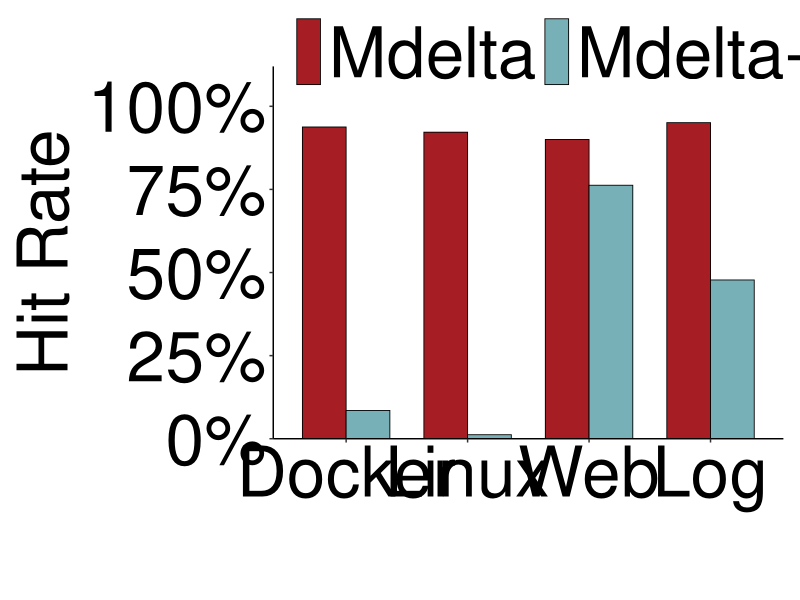

Reproduce this figure in R.
library(ggplot2)
library(grid)

get_script_dir <- function() {
  args <- commandArgs(trailingOnly = FALSE)
  file_arg <- "--file="
  script_arg <- args[startsWith(args, file_arg)]

  if (length(script_arg) > 0) {
    return(dirname(normalizePath(sub(file_arg, "", script_arg[1]))))
  }

  if (requireNamespace("rstudioapi", quietly = TRUE) && rstudioapi::isAvailable()) {
    context <- rstudioapi::getActiveDocumentContext()
    if (nzchar(context$path)) {
      return(dirname(normalizePath(context$path)))
    }
  }

  normalizePath(getwd())
}

export_dir <- get_script_dir()

# Fill in the four rows below. Each row is one group, and the two columns are:
# Mdelta, Mdelta-G.
plot_data <- data.frame(
  group = c("Docker", "Linux", "Web", "Log"),
  Mdelta = c(93.78, 92.21, 90.02, 95.09),           # TODO: replace with your hit-rate data
  `Mdelta-G` = c(8.52, 1.21, 76.26, 47.76), # TODO: replace with your hit-rate data
  check.names = FALSE
)

method_labels <- c("Mdelta", "Mdelta-G")
method_colors <- c(
  "Mdelta" = "#A61D24",
  "Mdelta-G" = "#78B0B8"
)

create_three_method_barplot <- function(
    data,
    group_col = "group",
    method_labels = c("Mdelta", "Mdelta-G"),
    fill_colors = c("Mdelta" = "#A61D24", "Mdelta-G" = "#78B0B8"),
    x_label = "",
    y_label = "Value",
    axis_text_size = 50,
    axis_title_size = 50,
    legend_text_size = 50,
    show_data_labels = FALSE,
    data_label_size = 10,
    y_limit = 100,
    y_breaks = seq(0, 100, 25),
    bar_width = 0.72
) {
  long_df <- reshape(
    data,
    varying = method_labels,
    v.names = "value",
    timevar = "method",
    times = method_labels,
    direction = "long"
  )
  long_df[[group_col]] <- factor(long_df[[group_col]], levels = data[[group_col]])
  long_df$method <- factor(long_df$method, levels = method_labels)

  finite_values <- long_df$value[is.finite(long_df$value)]
  if (length(finite_values) == 0) {
    stop("No finite values found in plot_data. Fill in the hit-rate data before plotting.")
  }
  if (any(finite_values < 0 | finite_values > y_limit)) {
    stop(sprintf("Hit-rate values must be in the range 0-%s.", y_limit))
  }

  p <- ggplot(long_df, aes(x = .data[[group_col]], y = value, fill = method)) +
    geom_col(
      position = position_dodge(width = bar_width),
      width = bar_width,
      color = "black",
      linewidth = 0.3
    ) +
    scale_fill_manual(
      name = NULL,
      values = fill_colors,
      breaks = method_labels,
      labels = method_labels,
      guide = guide_legend(
        nrow = 1,
        byrow = TRUE,
        keyheight = unit(18, "pt"),
        keywidth = unit(18, "pt")
      )
    ) +
    scale_y_continuous(
      expand = expansion(mult = c(0, 0.12)),
      limits = c(0, y_limit),
      breaks = y_breaks,
      labels = function(x) paste0(x, "%")
    ) +
    labs(x = x_label, y = paste(" ", y_label, " ")) +
    theme_classic() +
    theme(
      axis.text.x = element_text(size = axis_text_size, color = "black"),
      axis.text.y = element_text(size = axis_text_size, color = "black"),
      axis.title.x = element_text(size = axis_title_size, color = "black"),
      axis.title.y = element_text(size = axis_title_size, color = "black", hjust = 0.5),
      legend.position = c(0.03, 1.15),
      legend.justification = c(0, 1),
      legend.direction = "horizontal",
      legend.text = element_text(size = legend_text_size, color = "black"),
      legend.title = element_blank(),
      legend.background = element_blank(),
      legend.key = element_blank(),
      legend.spacing.x = unit(10, "pt"),
      plot.margin = margin(t = 48, r = 12, b = 12, l = 12, unit = "pt")
    )

  if (show_data_labels) {
    p <- p + geom_text(
      aes(label = round(value, 2)),
      position = position_dodge(width = bar_width),
      vjust = -0.25,
      size = data_label_size
    )
  }

  p
}

p <- create_three_method_barplot(
  data = plot_data,
  method_labels = method_labels,
  fill_colors = method_colors,
  x_label = "",
  y_label = "Hit Rate",
  show_data_labels = FALSE # Change to TRUE if labels above bars are needed.
)

output_file <- file.path(export_dir, "overall.pdf")
message("Writing plot to: ", output_file)

cairo_pdf(
  output_file,
  width = 12,
  height = 5
)
print(p)
dev.off()
